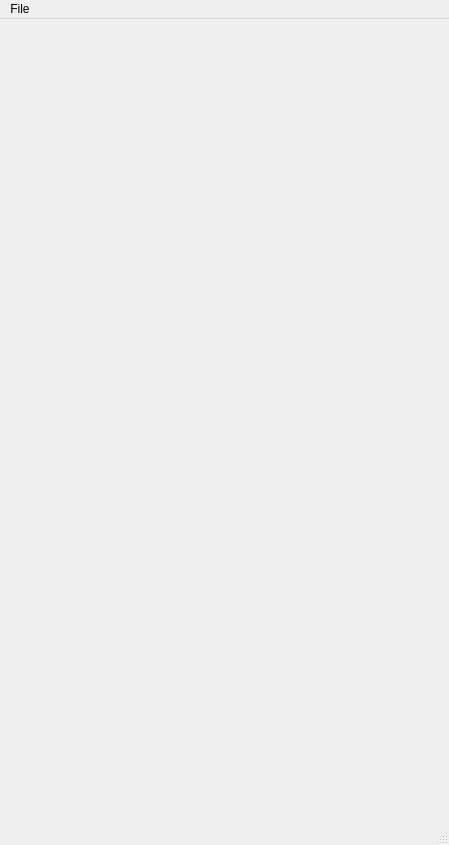
<?xml version="1.0" encoding="UTF-8"?>
<ui version="4.0">
 <class>SCBSceneExample</class>
 <widget class="QMainWindow" name="SCBSceneExample">
  <property name="geometry">
   <rect>
    <x>0</x>
    <y>0</y>
    <width>449</width>
    <height>845</height>
   </rect>
  </property>
  <property name="windowTitle">
   <string>MainWindow</string>
  </property>
  <widget class="QWidget" name="centralwidget">
   <layout class="QVBoxLayout" name="verticalLayout"/>
  </widget>
  <widget class="QMenuBar" name="menubar">
   <property name="geometry">
    <rect>
     <x>0</x>
     <y>0</y>
     <width>449</width>
     <height>23</height>
    </rect>
   </property>
   <widget class="QMenu" name="menuFile">
    <property name="title">
     <string>File</string>
    </property>
    <addaction name="action_New"/>
    <addaction name="action_New2"/>
    <addaction name="action_Opacity"/>
    <addaction name="action_Import"/>
    <addaction name="action_Commit"/>
    <addaction name="action_Print"/>
   </widget>
   <addaction name="menuFile"/>
  </widget>
  <widget class="QStatusBar" name="statusbar"/>
  <action name="action_Import">
   <property name="text">
    <string>&amp;Import</string>
   </property>
  </action>
  <action name="action_Commit">
   <property name="text">
    <string>&amp;Commit</string>
   </property>
  </action>
  <action name="action_Print">
   <property name="text">
    <string>&amp;Print</string>
   </property>
  </action>
  <action name="action_New">
   <property name="text">
    <string>&amp;New</string>
   </property>
   <property name="toolTip">
    <string>New</string>
   </property>
  </action>
  <action name="action_New2">
   <property name="text">
    <string>&amp;New2</string>
   </property>
  </action>
  <action name="action_Opacity">
   <property name="text">
    <string>&amp;Opacity</string>
   </property>
  </action>
 </widget>
 <resources/>
 <connections/>
</ui>
